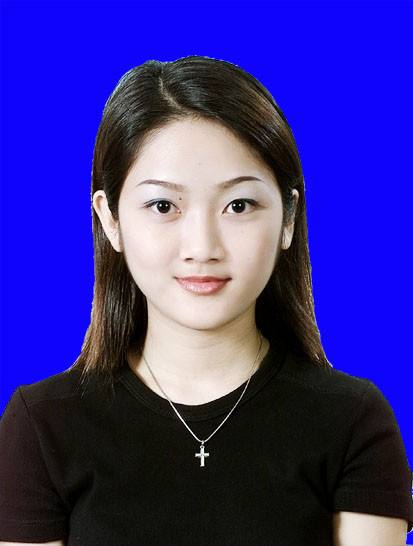
//> input picture opencv05/source/toux.jpg, 413 x 546 px
$ ./matting_002   (built with g++ and OpenCV 4)
//> lines starting //> are read from the running program, lines starting //| are printed output that depends on the picture
#include <opencv2/opencv.hpp>
#include <iostream>

using namespace cv;
using namespace std;

int main(int argc, char** argv) {
	Mat src = imread("G:/project/c/opencv/opencv05/source/toux.jpg");
//> src is the input picture: 546 rows x 413 cols, CV_8UC3; mean B, G, R 143.5, 46, 55.8
	if (src.empty()) {
		printf("could not load image...\n");
		return -1;
	}
	namedWindow("input image", WINDOW_AUTOSIZE);
	imshow("input image", src);

	Scalar colorTab[] = {
		Scalar(0, 0, 255),
		Scalar(0, 255, 0),
		Scalar(255, 0, 0),
		Scalar(0, 255, 255),
		Scalar(255, 0, 255)
	};

	int width = src.cols;
//> width = 413
	int height = src.rows;
//> height = 546
	int dims = src.channels();
//> dims = 3

	// 初始化定义
	int sampleCount = width*height;
//> sampleCount = 225498
	int clusterCount = 4;
	Mat points(sampleCount, dims, CV_32F, Scalar(10));
	Mat labels;
	Mat centers(clusterCount, 1, points.type());
//> centers = [0, 0, 0, 0]

	// RGB 数据转换到样本数据
	int index = 0;
	for (int row = 0; row < height; row++) {
		for (int col = 0; col < width; col++) {
			index = row*width + col;
			Vec3b bgr = src.at<Vec3b>(row, col);
			points.at<float>(index, 0) = static_cast<int>(bgr[0]);
			points.at<float>(index, 1) = static_cast<int>(bgr[1]);
			points.at<float>(index, 2) = static_cast<int>(bgr[2]);
		}
	}
//> this loop made 546 passes
//> index on passes 1 to 3: 412, 825, 1238
//> after the loop, index = 225497

	// 运行K-Means
	TermCriteria criteria = TermCriteria(TermCriteria::EPS + TermCriteria::COUNT, 10, 0.1);
	kmeans(points, clusterCount, labels, criteria, 3, KMEANS_PP_CENTERS, centers);
//> centers = [[198.4, 207.4, 224.6], [15.4, 21.22, 24.75], [251, 3.4, 15.33], [95.85, 109.4, 127.7]]

	// 显示图像分割结果
	Mat result = Mat::zeros(src.size(), src.type());
	for (int row = 0; row < height; row++) {
		for (int col = 0; col < width; col++) {
			index = row*width + col;
			int label = labels.at<int>(index, 0);
			result.at<Vec3b>(row, col)[0] = colorTab[label][0];
			result.at<Vec3b>(row, col)[1] = colorTab[label][1];
			result.at<Vec3b>(row, col)[2] = colorTab[label][2];
		}
	}
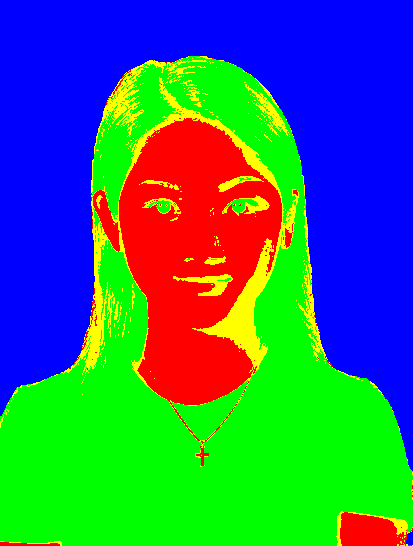
//> result: 546 rows x 413 cols, CV_8UC3; mean B, G, R 104.8, 113.3, 51.8
//> after the loop, index = 225497

	for (int i = 0; i < centers.rows; i++) {
		int x = centers.at<float>(i, 0);
		int y = centers.at<float>(i, 1);
		printf("center %d = c.x : %d, c.y : %d\n", i, x, y);
	}
//> this loop made 4 passes
//> (x, y) on passes 1 to 4: (198, 207), (15, 21), (251, 3), (95, 109)
//| center 0 = c.x : 198, c.y : 207
//| center 1 = c.x : 15, c.y : 21
//| center 2 = c.x : 251, c.y : 3
//| center 3 = c.x : 95, c.y : 109

	imshow("KMeans Image Segmentation Demo", result);
	waitKey(0);
	return 0;
}
